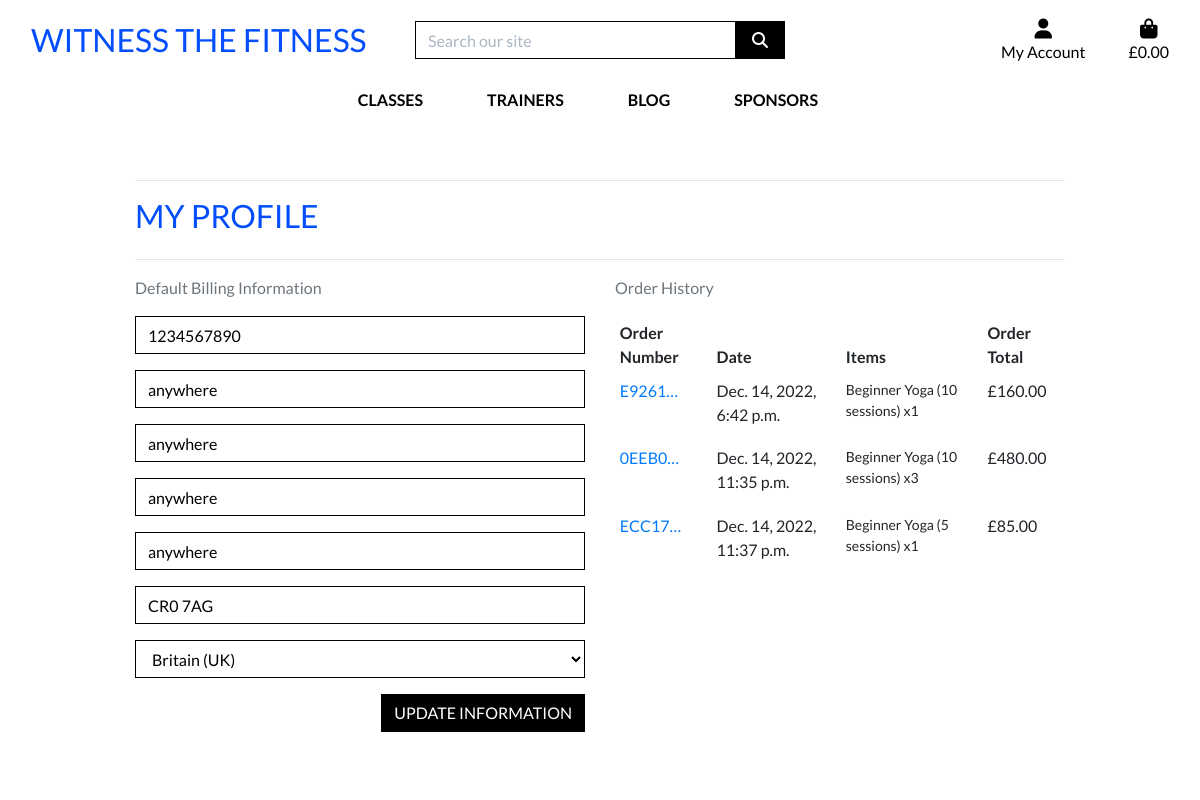
The page /profile/ (signed in) on the database as committed earlier.
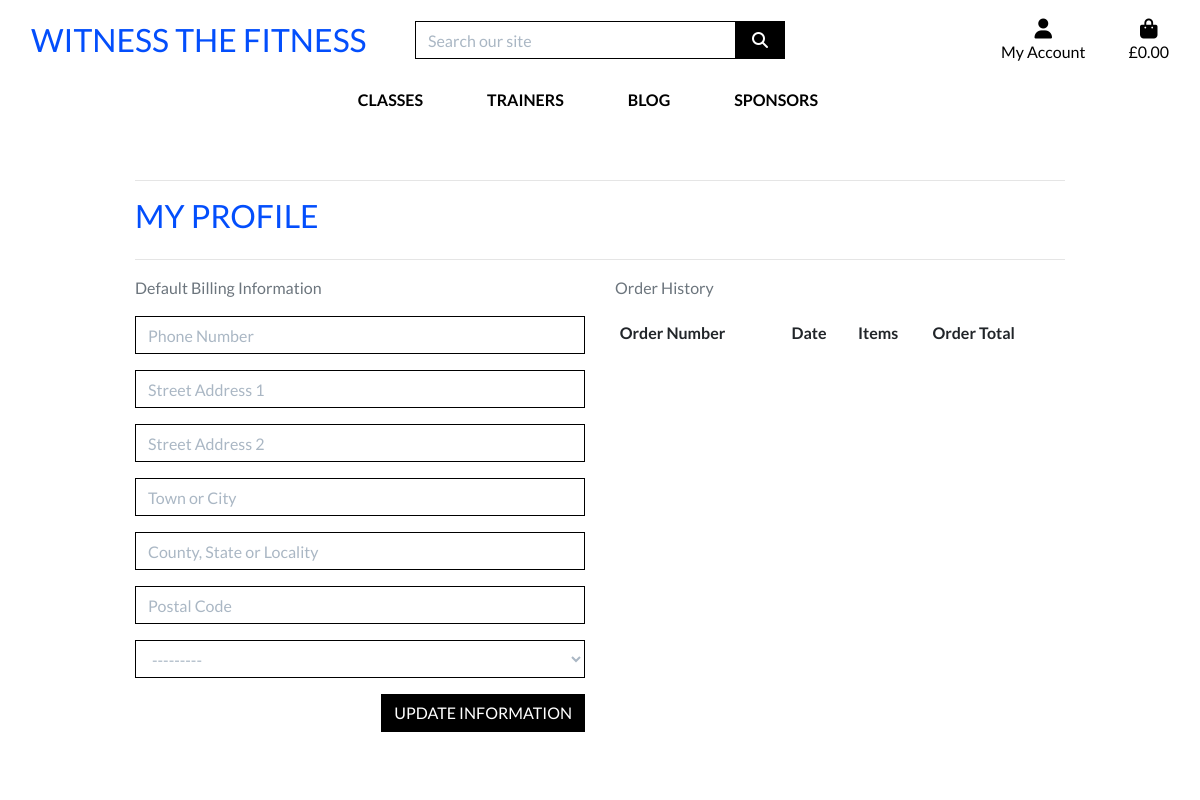
The same page on the database as committed later.
### profiles/models.py (models this page shows, shortened)
class UserProfile(models.Model):
    user = models.OneToOneField(User, on_delete=models.CASCADE)
    default_phone_number = models.CharField(max_length=20, null=True, blank=True)
    default_street_address1 = models.CharField(max_length=80, null=True, blank=True)
    default_street_address2 = models.CharField(max_length=80, null=True, blank=True)
    default_town_or_city = models.CharField(max_length=40, null=True, blank=True)
    default_county = models.CharField(max_length=80, null=True, blank=True)
    default_postcode = models.CharField(max_length=20, null=True, blank=True)
    default_country = CountryField(blank_label='Country', null=True, blank=True)

### checkout/models.py (models this page shows, shortened)
class Order(models.Model):
    order_number = models.CharField(max_length=32, null=False, editable=False)
    user_profile = models.ForeignKey(UserProfile, on_delete=models.SET_NULL,
                                     null=True, blank=True, related_name='orders')
    full_name = models.CharField(max_length=50, null=False, blank=False)
    email = models.EmailField(max_length=254, null=False, blank=False)
    phone_number = models.CharField(max_length=20, null=False, blank=False)
    country = CountryField(blank_label='Country *', null=False, blank=False)
    postcode = models.CharField(max_length=20, null=True, blank=True)
    town_or_city = models.CharField(max_length=40, null=False, blank=False)
    street_address1 = models.CharField(max_length=80, null=False, blank=False)
    street_address2 = models.CharField(max_length=80, null=True, blank=True)
    county = models.CharField(max_length=80, null=True, blank=True)
    date = models.DateTimeField(auto_now_add=True)
    order_total = models.DecimalField(max_digits=10, decimal_places=2, null=False, default=0)
    original_bag = models.TextField(null=False, blank=False, default='')
    stripe_pid = models.CharField(max_length=254, null=False, blank=False, default='')

class OrderLineItem(models.Model):
    order = models.ForeignKey(Order, null=False, blank=False, on_delete=models.CASCADE, related_name='lineitems')
    sport = models.ForeignKey(Sports, null=False, blank=False, on_delete=models.CASCADE)
    quantity = models.IntegerField(null=False, blank=False, default=0)
    lineitem_total = models.DecimalField(max_digits=6, decimal_places=2, null=False, blank=False, editable=False)

### sports/models.py (models this page shows, shortened)
class Sports(models.Model):
    trainer_id = models.ForeignKey(Trainers, on_delete=models.CASCADE)
    sport_type = models.CharField(max_length=100, null=False, blank=False)
    sport_category = models.CharField(max_length=100, null=False, blank=False)
    sport_description = models.TextField(blank=True)
    sport_cost = models.DecimalField(max_digits=6, decimal_places=2, null=False, blank=False)
    sport_location = models.CharField(max_length=100, null=False, blank=False)
    sport_image = models.ImageField(null=True, blank=True)
    class Meta:
        verbose_name_plural = 'Sports'

### profiles/views.py (the view)
# urls.py: path('', views.profile, name='profile'),
@login_required
def profile(request):
    profile = get_object_or_404(UserProfile, user=request.user)
    if request.method == 'POST':
        form = UserProfileForm(request.POST, instance=profile)
        if form.is_valid():
            form.save()
            messages.success(request, 'Profile updated successfully')
        else:
            messages.error(request, 'Update failed. Please make sure the form is valid')
    else:
        form = UserProfileForm(instance=profile)
    orders = profile.orders.all()
    template = 'profiles/profile.html'
    context = {
        'form': form,
        'orders': orders,
        'on_profile_page': True,
    }
    return render(request, template, context)

### profiles/forms.py
class UserProfileForm(forms.ModelForm):
    class Meta:
        model = UserProfile
        exclude = ('user',)
    def __init__(self, *args, **kwargs):
        super().__init__(*args, **kwargs)
        placeholders = {
            'default_phone_number': 'Phone Number',
            'default_postcode': 'Postal Code',
            'default_town_or_city': 'Town or City',
            'default_street_address1': 'Street Address 1',
            'default_street_address2': 'Street Address 2',
            'default_county': 'County, State or Locality',
        }
        self.fields['default_phone_number'].widget.attrs['autofocus'] = True
        for field in self.fields:
            if field != 'default_country':
                if self.fields[field].required:
                    placeholder = f'{placeholders[field]} *'
                else:
                    placeholder = placeholders[field]
                self.fields[field].widget.attrs['placeholder'] = placeholder
            self.fields[field].widget.attrs['class'] = 'border-black rounded-0 profile-form-input'
            self.fields[field].label = False

### profiles/templates/profiles/profile.html (shortened to what this page needs)
{% extends "base.html" %}
{% load static %}
{% block extra_css %}
    <link rel="stylesheet" href="{% static 'profiles/css/profile.css' %}">
{% endblock %}
{% block page_header %}
    <div class="container header-container">
    </div>
{% endblock %}
{% block content %}
    <div class="overlay"></div>
    <div class="container">
        <div class="row">
            <div class="col">
                <hr>
                <h2 class="logo-font mb-4">My Profile</h2>
                <hr>
            </div>
        </div>
        <div class="row">
            <div class="col-12 col-lg-6">
                <p class="text-muted">Default Billing Information</p>
                <form action="{% url 'profile' %}" class="mt-3" method="POST" id="profile-update-form">
                    {{ form|crispy }}
                    <button class="btn btn-black rounded-0 text-uppercase float-right">Update Information</button>
                </form>
            </div>
            <div class="col-12 col-lg-6">
                <p class="text-muted">Order History</p>
                <div class="order-history table-responsive">
                    <table class="table table-sm table-borderless">
                        <thead>
                            <tr>
                                <th>Order Number</th>
                                <th>Date</th>
                                <th>Items</th>
                                <th>Order Total</th>
                            </tr>
                        </thead>
                        <tbody>
                            {% for order in orders %}
                                <tr>
                                    <td>
                                        <a href="{% url 'order_history' order.order_number %}"
                                            title="{{ order.order_number }}">
                                            {{ order.order_number|truncatechars:6 }}
                                        </a>
                                    </td>
                                    <td>{{ order.date }}</td>
                                    <td>
                                        <ul class="list-unstyled">
                                            {% for item in order.lineitems.all %}
                                                <li class="small">
                                                    {{ item.sport.sport_category }} x{{ item.quantity }}
                                                </li>
                                            {% endfor %}
                                        </ul>
                                    </td>
                                    <td>£{{ order.order_total }}</td>
                                </tr>
                            {% endfor %}
                        </tbody>
                    </table>
                </div>
            </div>
        </div>
{% endblock %}

Rows that differ between the two databases and show on the page:
removed Order: order_number "E9261…", date "Dec. 14, 2022, 6:42 p.m.", order_total "160.00"
removed OrderLineItem: sport.sport_category "Beginner Yoga (10 sessions)", quantity "1", shown under "E9261…"
removed Order: order_number "0EEB0…", date "Dec. 14, 2022, 11:35 p.m.", order_total "480.00"
removed OrderLineItem: sport.sport_category "Beginner Yoga (10 sessions)", quantity "3", shown under "0EEB0…"
removed Order: order_number "ECC17…", date "Dec. 14, 2022, 11:37 p.m.", order_total "85.00"
removed OrderLineItem: sport.sport_category "Beginner Yoga (5 sessions)", quantity "1", shown under "ECC17…"
changed UserProfile: default_phone_number "1234567890" → (not shown); default_street_address1 "anywhere" → (not shown); default_street_address2 "anywhere" → (not shown); default_town_or_city "anywhere" → (not shown); default_county "anywhere" → (not shown); default_postcode "CR0 7AG" → (not shown); default_country "Britain (UK)" → "---------"
